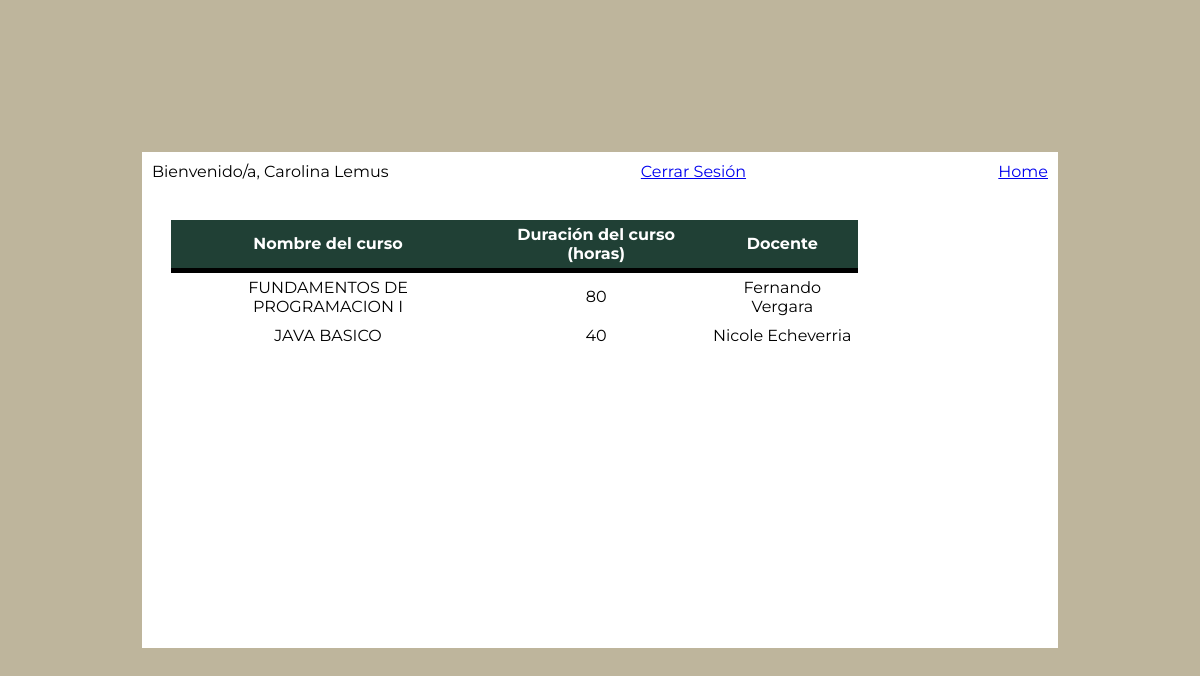
Page /inscrito.php (signed in) on the committed database.
### tables this page shows
CREATE TABLE `curso` (
  `idCurso` int(11) NOT NULL,
  `nombre_curso` varchar(60) NOT NULL,
  `duracion_horas` int(11) NOT NULL,
  `idDocente` int(11) NOT NULL
);

### inscrito.php (the view, shortened to what this page needs)
<?php
require_once "scripts/conexion.php";
$queryinscrito = mysqli_query($conn, "select c.nombre_curso,c.duracion_horas,concat(d.nombre,' ',d.apellido) as Docente from inscripcion_curso i
                                    inner join curso c on c.idCurso = i.idCurso
                                    inner join docente d on d.idDocente = c.idDocente
                                    where i.idEstudiante = ".$_SESSION['idEstudiante']);
?>
<!DOCTYPE html>
<html lang="en">
<head>
    <link rel="stylesheet" href="styles/style.css">
</head>
<body>
    <div class="container_inscrito">
        <div class="forms_container_inscrito">
            <div class="header_usuario">
                <span>Bienvenido/a, <?= $_SESSION["nombre"] . " " . $_SESSION["apellido"]; ?></span>
                <a href="index.html">Cerrar Sesión</a>
                <a href="logExito.php">Home</a>
            </div>
            <div class="form_inscrito">
                <form action="scripts/inscribir.php" method="POST">
                    <table>
                        <thead>
                            <tr>
                                <th>Nombre del curso</th>
                                <th>Duración del curso (horas)</th>
                                <th>Docente</th>
                            </tr>
                        </thead>
                        <?php
                        while ($rs = mysqli_fetch_array($queryinscrito)) {
                            echo "<tr>"
                                . "<td>" . $rs['nombre_curso'] . "</td>"
                                . "<td>" . $rs['duracion_horas'] . "</td>"
                                . "<td>" . $rs['Docente'] . "</td>"
                                . "<tr>";
                        }
                        ?>
                    </table>
                </form>
            </div>
        </div>
    </div>
</body>
</html>

### styles/style.css (style rules this page uses)
* { margin: 0; padding: 0; box-sizing: border-box; font-family: "Montserrat", sans-serif; }
:root { --color-primary: #204035; --color-secondary: #4A7169; --color-background: #BEB59C; --color-background-form: #ffffff; --color-text-primary: #49271B; --color-text-secondary: #49271B; --color-border: #cdcdcd; --color-button-text: #fff; --color-title: #f7f3fa; }
body { display: flex; justify-content: center; align-items: center; width: 100%; height: 100vh; background-color: var(--color-background); }
form { padding: 1.8rem; }
.header_usuario { padding: 10px; justify-content: space-between; display: flex; }
.container_inscrito { display: grid; grid-template-columns: 4.2fr; align-items: center; width: 57.25rem; height: 31rem; }
.forms_container_inscrito { height: 100%; width: 100%; background-color: var(--color-background-form); overflow: hidden; }
table { width: 80%; text-align: center; border-collapse: collapse; }
table th,td { padding: 5px; }
table thead { background-color: var(--color-primary); border-bottom: solid 5px black; color: var(--color-background-form); }

### rows in the picture
curso: nombre_curso "FUNDAMENTOS DE PROGRAMACION I", duracion_horas "80", Docente "Fernando Vergara"
curso: nombre_curso "JAVA BASICO", duracion_horas "40", Docente "Nicole Echeverria"

### other values in the picture
$_SESSION["nombre"] "Carolina"
$_SESSION["apellido"] "Lemus"
